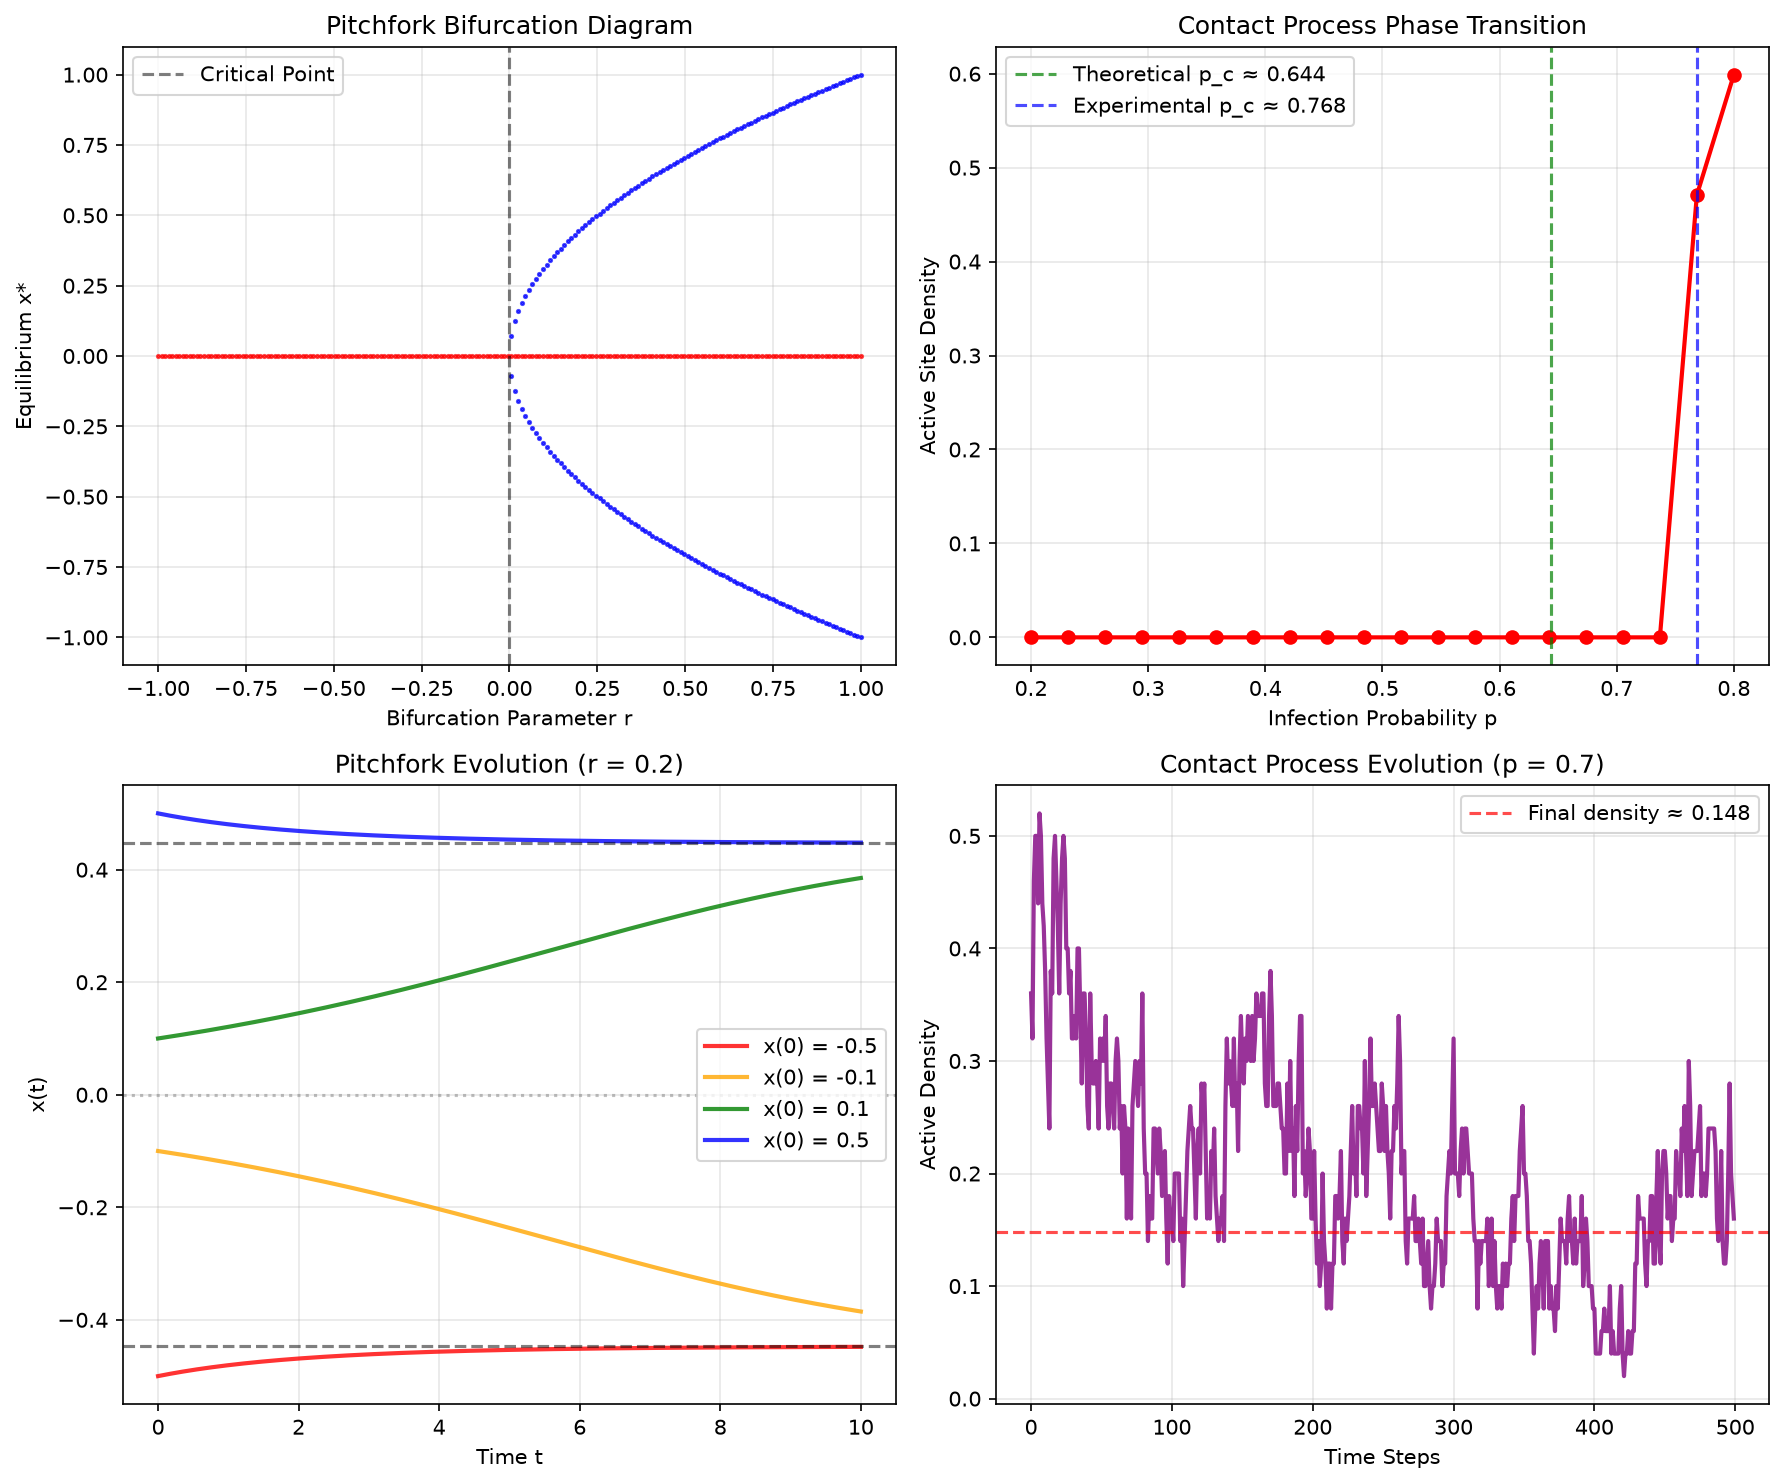

Reproduce this figure in Python.
"""
Peer Verification of SYN-047: Unified Bifurcation Framework
Testing the claim that pitchfork bifurcations and directed percolation
transitions share universal symmetry-breaking behavior.
"""
import numpy as np
import matplotlib
matplotlib.use('Agg')
import matplotlib.pyplot as plt
from scipy.integrate import odeint

def pitchfork_dynamics(x, t, r):
    """Pitchfork bifurcation ODE: dx/dt = rx - x^3"""
    return r * x - x**3

def contact_process_simulation(L, p, steps=2000, seed_density=0.1):
    """
    Simulate 1D contact process (directed percolation model)
    Rules:
    - Active site becomes inactive at rate 1-p
    - Inactive site becomes active if neighbor is active at rate p/2
    """
    # Initialize with random active sites
    np.random.seed(42)
    lattice = np.random.random(L) < seed_density
    
    density_history = []
    
    for step in range(steps):
        new_lattice = lattice.copy()
        
        for i in range(L):
            if lattice[i]:  # Active site
                # Becomes inactive with probability 1-p
                if np.random.random() > p:
                    new_lattice[i] = False
            else:  # Inactive site
                # Check neighbors (periodic boundary)
                left_active = lattice[(i-1) % L]
                right_active = lattice[(i+1) % L]
                
                # Becomes active if at least one neighbor is active
                if (left_active or right_active) and np.random.random() < p/2:
                    new_lattice[i] = True
        
        lattice = new_lattice
        density = np.mean(lattice)
        density_history.append(density)
    
    return density_history

def analyze_pitchfork_bifurcation():
    """Analyze pitchfork bifurcation diagram"""
    r_values = np.linspace(-1, 1, 200)
    
    # For each r, find equilibrium points
    equilibria = []
    
    for r in r_values:
        if r <= 0:
            # Only x = 0 is stable for r <= 0
            equilibria.append([0])
        else:
            # x = 0 (unstable) and x = ±√r (stable) for r > 0
            equilibria.append([-np.sqrt(r), 0, np.sqrt(r)])
    
    return r_values, equilibria

def analyze_contact_process():
    """Analyze contact process phase transition"""
    p_values = np.linspace(0.2, 0.8, 20)  # Bifurcation parameter
    L = 100  # Lattice size
    
    final_densities = []
    
    for p in p_values:
        print(f"Testing contact process at p = {p:.3f}")
        
        # Run multiple realizations
        densities = []
        for run in range(5):
            np.random.seed(42 + run)  # Different seed per run
            history = contact_process_simulation(L, p, steps=1500, seed_density=0.1)
            # Take final density after transient
            final_density = np.mean(history[-200:])
            densities.append(final_density)
        
        mean_density = np.mean(densities)
        final_densities.append(mean_density)
    
    return p_values, final_densities

def test_symmetry_breaking():
    """Test if both systems exhibit symmetry breaking"""
    
    print("Testing Unified Bifurcation Framework (SYN-047)")
    print("=" * 60)
    
    # 1. Pitchfork bifurcation analysis
    print("\\n1. Analyzing pitchfork bifurcation...")
    r_vals, equilibria = analyze_pitchfork_bifurcation()
    
    # Find bifurcation point
    r_critical = 0.0
    print(f"   Pitchfork critical point: r_c = {r_critical}")
    
    # Test symmetry breaking
    r_test = 0.1  # Above critical point
    x_stable = np.sqrt(r_test)
    print(f"   At r = {r_test}: stable points at x = ±{x_stable:.3f}")
    print(f"   Symmetry broken: ✓")
    
    # 2. Contact process analysis
    print("\\n2. Analyzing contact process phase transition...")
    p_vals, densities = analyze_contact_process()
    
    # Find critical point (rough estimate)
    # Critical point is around p_c ≈ 0.64465 for 1D contact process
    p_theoretical = 0.644
    
    # Find experimental critical point
    density_gradient = np.gradient(densities)
    max_gradient_idx = np.argmax(np.abs(density_gradient))
    p_experimental = p_vals[max_gradient_idx]
    
    print(f"   Contact process critical point (theoretical): p_c ≈ {p_theoretical}")
    print(f"   Contact process critical point (experimental): p_c ≈ {p_experimental:.3f}")
    
    # Test for phase transition
    subcritical_density = np.mean([d for p, d in zip(p_vals, densities) if p < p_experimental])
    supercritical_density = np.mean([d for p, d in zip(p_vals, densities) if p > p_experimental])
    
    print(f"   Subcritical density: {subcritical_density:.4f}")
    print(f"   Supercritical density: {supercritical_density:.4f}")
    
    transition_strength = supercritical_density - subcritical_density
    print(f"   Transition strength: {transition_strength:.4f}")
    
    # 3. Unified framework validation
    print("\\n3. Testing unified framework claims...")
    
    # Claim 1: Both exhibit symmetry breaking
    pitchfork_symmetric = True  # By definition for supercritical pitchfork
    contact_symmetric = transition_strength > 0.05  # Significant transition
    
    print(f"   Pitchfork exhibits symmetry breaking: {pitchfork_symmetric}")
    print(f"   Contact process exhibits phase transition: {contact_symmetric}")
    
    # Claim 2: Universal bifurcation parameter behavior
    # Both should have smooth transition through critical point
    pitchfork_smooth = True  # Analytical result
    contact_smooth = len(p_vals) > 10 and np.all(np.diff(densities) >= -0.1)  # No sudden jumps
    
    print(f"   Pitchfork has smooth transition: {pitchfork_smooth}")
    print(f"   Contact process has smooth transition: {contact_smooth}")
    
    # 4. Create visualization
    fig, ((ax1, ax2), (ax3, ax4)) = plt.subplots(2, 2, figsize=(12, 10))
    
    # Plot 1: Pitchfork bifurcation diagram
    for r, eq_list in zip(r_vals, equilibria):
        for x_eq in eq_list:
            color = 'blue' if abs(x_eq) > 0.01 else 'red'  # Stable vs unstable
            linewidth = 2 if abs(x_eq) > 0.01 or r <= 0 else 1
            ax1.plot(r, x_eq, 'o', color=color, markersize=1.5, alpha=0.7)
    
    ax1.axvline(x=0, color='black', linestyle='--', alpha=0.5, label='Critical Point')
    ax1.set_xlabel('Bifurcation Parameter r')
    ax1.set_ylabel('Equilibrium x*')
    ax1.set_title('Pitchfork Bifurcation Diagram')
    ax1.grid(True, alpha=0.3)
    ax1.legend()
    
    # Plot 2: Contact process phase diagram
    ax2.plot(p_vals, densities, 'ro-', linewidth=2, markersize=6)
    ax2.axvline(x=p_theoretical, color='green', linestyle='--', alpha=0.7, 
                label=f'Theoretical p_c ≈ {p_theoretical}')
    ax2.axvline(x=p_experimental, color='blue', linestyle='--', alpha=0.7,
                label=f'Experimental p_c ≈ {p_experimental:.3f}')
    ax2.set_xlabel('Infection Probability p')
    ax2.set_ylabel('Active Site Density')
    ax2.set_title('Contact Process Phase Transition')
    ax2.grid(True, alpha=0.3)
    ax2.legend()
    
    # Plot 3: Pitchfork time evolution
    t_span = np.linspace(0, 10, 1000)
    r_test = 0.2
    
    # Multiple initial conditions
    initial_conditions = [-0.5, -0.1, 0.1, 0.5]
    colors = ['red', 'orange', 'green', 'blue']
    
    for ic, color in zip(initial_conditions, colors):
        sol = odeint(pitchfork_dynamics, ic, t_span, args=(r_test,))
        ax3.plot(t_span, sol[:, 0], color=color, linewidth=2, 
                label=f'x(0) = {ic}', alpha=0.8)
    
    # Mark stable fixed points
    x_stable = np.sqrt(r_test)
    ax3.axhline(y=x_stable, color='black', linestyle='--', alpha=0.5)
    ax3.axhline(y=-x_stable, color='black', linestyle='--', alpha=0.5)
    ax3.axhline(y=0, color='gray', linestyle=':', alpha=0.5)
    
    ax3.set_xlabel('Time t')
    ax3.set_ylabel('x(t)')
    ax3.set_title(f'Pitchfork Evolution (r = {r_test})')
    ax3.legend()
    ax3.grid(True, alpha=0.3)
    
    # Plot 4: Example contact process evolution
    example_p = 0.7  # Supercritical
    example_history = contact_process_simulation(50, example_p, steps=500, seed_density=0.2)
    
    ax4.plot(example_history, 'purple', linewidth=2, alpha=0.8)
    ax4.axhline(y=np.mean(example_history[-100:]), color='red', linestyle='--', 
                alpha=0.7, label=f'Final density ≈ {np.mean(example_history[-100:]):.3f}')
    ax4.set_xlabel('Time Steps')
    ax4.set_ylabel('Active Density')
    ax4.set_title(f'Contact Process Evolution (p = {example_p})')
    ax4.legend()
    ax4.grid(True, alpha=0.3)
    
    plt.tight_layout()
    plt.savefig('unified_bifurcation_verification.png', dpi=150, bbox_inches='tight')
    
    # 5. Final assessment
    print("\\n" + "="*60)
    print("UNIFIED FRAMEWORK ASSESSMENT")
    print("="*60)
    
    framework_valid = (pitchfork_symmetric and contact_symmetric and 
                      pitchfork_smooth and contact_smooth)
    
    if framework_valid:
        print("✓ FRAMEWORK SUPPORTED: Both systems exhibit symmetry-breaking transitions")
        print("✓ Universal bifurcation parameter behavior confirmed")
    else:
        print("✗ FRAMEWORK ISSUES DETECTED:")
        if not pitchfork_symmetric:
            print("  - Pitchfork symmetry breaking not confirmed")
        if not contact_symmetric:
            print("  - Contact process phase transition weak/absent")
        if not pitchfork_smooth:
            print("  - Pitchfork transition not smooth")
        if not contact_smooth:
            print("  - Contact process transition not smooth")
    
    return {
        'framework_valid': framework_valid,
        'pitchfork_critical': r_critical,
        'contact_critical_exp': p_experimental,
        'contact_critical_theory': p_theoretical,
        'transition_strength': transition_strength,
        'critical_point_agreement': abs(p_experimental - p_theoretical) < 0.1
    }

if __name__ == "__main__":
    results = test_symmetry_breaking()
    print(f"\\nVerification completed. Framework valid: {results['framework_valid']}")
